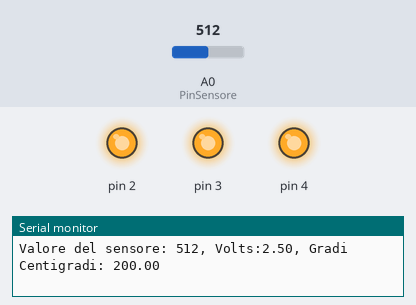
A sketch run on a simulated Arduino Uno, built with avr-gcc and run on an emulated ATmega328P. On the bench: output pins drawn as LEDs (lit = HIGH), the last lines printed to the serial monitor. Inputs (shaded band) come from the test bench; at power-on: A0 (PinSensore) = 512.

Above: at 1.2 s.
1.3 s: A0 (PinSensore) set to 144
4.3 s: A0 (PinSensore) set to 127
At 4.7 s:
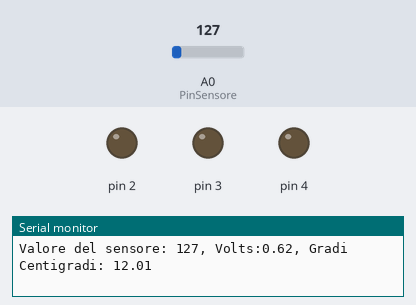
5.9 s: A0 (PinSensore) set to 306
At 6.4 s:
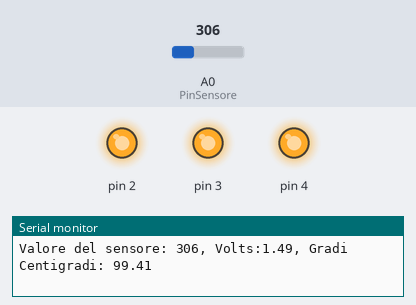
8.9 s: A0 (PinSensore) set to 122
At 9.8 s:
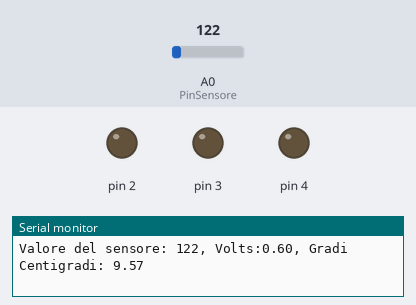
Timing chart, 0 to 11.4 s (numbered marks = the images above; inputs shaded):
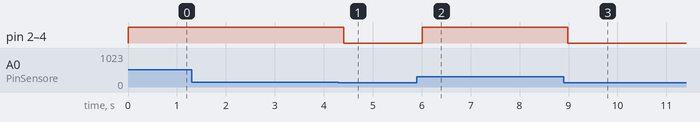

Measured:
- the behaviour switches between 144 and 143 on A0 (PinSensore) (found by bisection; images 0 and 1)
- after the input at 4.3 s, pin 2–4: HIGH → LOW after 0.10 s
- after the input at 5.9 s, pin 2–4: LOW → HIGH after 0.12 s
- after the input at 8.9 s, pin 2–4: HIGH → LOW after 0.08 s

The sketch:

TermometroLED.ino
```cpp
const int PinSensore = A0;
const float TemperaturaBase = 20.0;

void setup() {
  Serial.begin(9600);
  for(int NumeroPin = 2; NumeroPin<5; NumeroPin++){
    pinMode(NumeroPin, OUTPUT);
    digitalWrite(NumeroPin, LOW);
  }
}

void loop() {
  int ValoreDelSensore = analogRead(PinSensore);
  Serial.print("Valore del sensore: ");
  Serial.print(ValoreDelSensore);
  float Voltaggio = (ValoreDelSensore/1024.0) * 5.0;
  Serial.print(", Volts:");
  Serial.print(Voltaggio);
  Serial.print(", Gradi Centigradi: ");
  float Temperatura = (Voltaggio - .5) * 100;
  Serial.println(Temperatura);
  if(Temperatura < TemperaturaBase){
    digitalWrite(2, LOW);
    digitalWrite(3, LOW);
    digitalWrite(4, LOW);
  }else if (Temperatura >= TemperaturaBase+2 && Temperatura < TemperaturaBase+4){
    digitalWrite(2, HIGH);
    digitalWrite(3, LOW);
    digitalWrite(4, LOW);
  }else if (Temperatura >= TemperaturaBase+4 && Temperatura < TemperaturaBase+6){
    digitalWrite(2, HIGH);
    digitalWrite(3, HIGH);
    digitalWrite(4, LOW);
  }else if (Temperatura >= TemperaturaBase+6){
    digitalWrite(2, HIGH);
    digitalWrite(3, HIGH);
    digitalWrite(4, HIGH);
  }
  delay(1);
}
```
